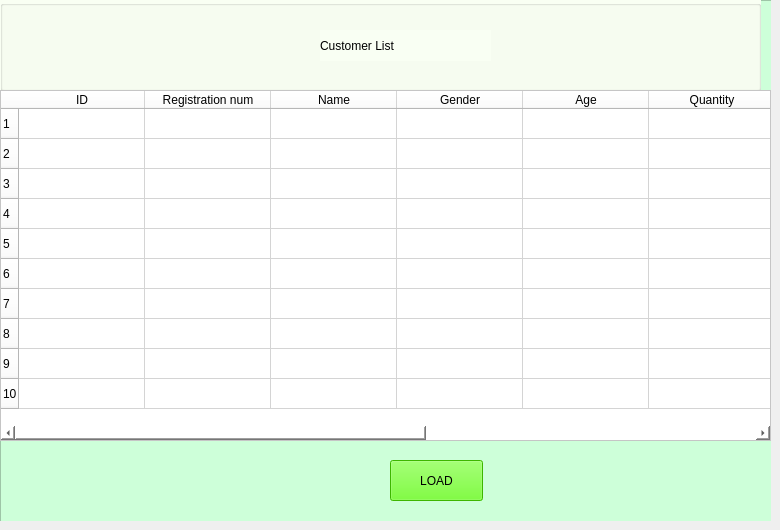
    <widget class="QWidget" name="tab_7">
     <attribute name="title">
      <string>customer list</string>
     </attribute>
     <widget class="QGroupBox" name="groupBox_4">
      <property name="geometry">
       <rect>
        <x>0</x>
        <y>0</y>
        <width>771</width>
        <height>521</height>
       </rect>
      </property>
      <property name="title">
       <string/>
      </property>
      <widget class="QListView" name="listView_2">
       <property name="geometry">
        <rect>
         <x>0</x>
         <y>0</y>
         <width>781</width>
         <height>541</height>
        </rect>
       </property>
       <property name="styleSheet">
        <string notr="true">background-color: rgb(248, 255, 212);
background-color: rgb(205, 255, 217);</string>
       </property>
      </widget>
      <widget class="QGroupBox" name="groupBox_5">
       <property name="geometry">
        <rect>
         <x>0</x>
         <y>0</y>
         <width>761</width>
         <height>91</height>
        </rect>
       </property>
       <property name="styleSheet">
        <string notr="true">background-color:rgb(249, 255, 243)</string>
       </property>
       <property name="title">
        <string/>
       </property>
       <widget class="QLabel" name="label_22">
        <property name="geometry">
         <rect>
          <x>320</x>
          <y>30</y>
          <width>171</width>
          <height>31</height>
         </rect>
        </property>
        <property name="styleSheet">
         <string notr="true">font: 16pt &quot;Arial&quot;;</string>
        </property>
        <property name="text">
         <string>Customer List</string>
        </property>
       </widget>
      </widget>
      <widget class="QTableWidget" name="customer_table">
       <property name="geometry">
        <rect>
         <x>0</x>
         <y>90</y>
         <width>771</width>
         <height>351</height>
        </rect>
       </property>
       <property name="styleSheet">
        <string notr="true">background-color: rgb(255, 255, 255);</string>
       </property>
       <property name="horizontalScrollBarPolicy">
        <enum>Qt::ScrollBarAsNeeded</enum>
       </property>
       <property name="rowCount">
        <number>10</number>
       </property>
       <attribute name="horizontalHeaderDefaultSectionSize">
        <number>126</number>
       </attribute>
       <row/>
       <row/>
       <row/>
       <row/>
       <row/>
       <row/>
       <row/>
       <row/>
       <row/>
       <row/>
       <column>
        <property name="text">
         <string>ID</string>
        </property>
       </column>
       <column>
        <property name="text">
         <string>Registration num</string>
        </property>
       </column>
       <column>
        <property name="text">
         <string>Name</string>
        </property>
       </column>
       <column>
        <property name="text">
         <string>Gender</string>
        </property>
       </column>
       <column>
        <property name="text">
         <string>Age</string>
        </property>
       </column>
       <column>
        <property name="text">
         <string>Quantity</string>
        </property>
       </column>
       <column>
        <property name="text">
         <string>Email</string>
        </property>
       </column>
       <column>
        <property name="text">
         <string>Phone</string>
        </property>
       </column>
       <column>
        <property name="text">
         <string>Address</string>
        </property>
       </column>
      </widget>
      <widget class="QPushButton" name="b61">
       <property name="geometry">
        <rect>
         <x>390</x>
         <y>460</y>
         <width>93</width>
         <height>41</height>
        </rect>
       </property>
       <property name="styleSheet">
        <string notr="true">
background-color: rgb(85, 255, 0);</string>
       </property>
       <property name="text">
        <string>LOAD</string>
       </property>
      </widget>
     </widget>
    </widget>
